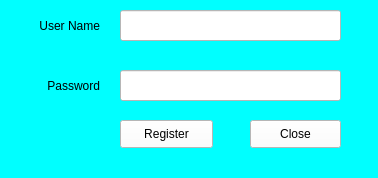
<?xml version="1.0" encoding="UTF-8"?>
<ui version="4.0">
 <class>MainWindow</class>
 <widget class="QMainWindow" name="MainWindow">
  <property name="geometry">
   <rect>
    <x>0</x>
    <y>0</y>
    <width>378</width>
    <height>178</height>
   </rect>
  </property>
  <property name="windowTitle">
   <string>MainWindow</string>
  </property>
  <property name="styleSheet">
   <string notr="true">background-color: rgb(0, 255, 255);</string>
  </property>
  <widget class="QWidget" name="centralwidget">
   <widget class="QLineEdit" name="txtpassword">
    <property name="geometry">
     <rect>
      <x>120</x>
      <y>70</y>
      <width>221</width>
      <height>31</height>
     </rect>
    </property>
    <property name="styleSheet">
     <string notr="true">background-color: rgb(255, 255, 255);</string>
    </property>
    <property name="echoMode">
     <enum>QLineEdit::Password</enum>
    </property>
   </widget>
   <widget class="QLabel" name="label">
    <property name="geometry">
     <rect>
      <x>0</x>
      <y>10</y>
      <width>100</width>
      <height>31</height>
     </rect>
    </property>
    <property name="minimumSize">
     <size>
      <width>100</width>
      <height>0</height>
     </size>
    </property>
    <property name="whatsThis">
     <string>&lt;html&gt;&lt;head/&gt;&lt;body&gt;&lt;p&gt;&lt;br/&gt;&lt;/p&gt;&lt;/body&gt;&lt;/html&gt;</string>
    </property>
    <property name="styleSheet">
     <string notr="true">font: 10pt &quot;MS Shell Dlg 2&quot;;

gridline-color: rgb(236, 236, 236);
</string>
    </property>
    <property name="text">
     <string>User Name</string>
    </property>
    <property name="alignment">
     <set>Qt::AlignRight|Qt::AlignTrailing|Qt::AlignVCenter</set>
    </property>
   </widget>
   <widget class="QPushButton" name="pushButton_2">
    <property name="geometry">
     <rect>
      <x>250</x>
      <y>120</y>
      <width>91</width>
      <height>28</height>
     </rect>
    </property>
    <property name="styleSheet">
     <string notr="true">font: 10pt &quot;MS Shell Dlg 2&quot;;
background-color: rgb(255, 255, 255);</string>
    </property>
    <property name="text">
     <string>Close</string>
    </property>
   </widget>
   <widget class="QPushButton" name="btnregister">
    <property name="geometry">
     <rect>
      <x>120</x>
      <y>120</y>
      <width>93</width>
      <height>28</height>
     </rect>
    </property>
    <property name="styleSheet">
     <string notr="true">font: 10pt &quot;MS Shell Dlg 2&quot;;
background-color: rgb(255, 255, 255);</string>
    </property>
    <property name="text">
     <string>Register</string>
    </property>
   </widget>
   <widget class="QLineEdit" name="txtusername">
    <property name="geometry">
     <rect>
      <x>120</x>
      <y>10</y>
      <width>221</width>
      <height>31</height>
     </rect>
    </property>
    <property name="styleSheet">
     <string notr="true">background-color: rgb(255, 255, 255);</string>
    </property>
   </widget>
   <widget class="QLabel" name="label_2">
    <property name="geometry">
     <rect>
      <x>0</x>
      <y>70</y>
      <width>100</width>
      <height>31</height>
     </rect>
    </property>
    <property name="minimumSize">
     <size>
      <width>100</width>
      <height>0</height>
     </size>
    </property>
    <property name="styleSheet">
     <string notr="true">font: 10pt &quot;MS Shell Dlg 2&quot;;
</string>
    </property>
    <property name="text">
     <string>Password</string>
    </property>
    <property name="alignment">
     <set>Qt::AlignRight|Qt::AlignTrailing|Qt::AlignVCenter</set>
    </property>
   </widget>
  </widget>
 </widget>
 <resources/>
 <connections/>
</ui>
